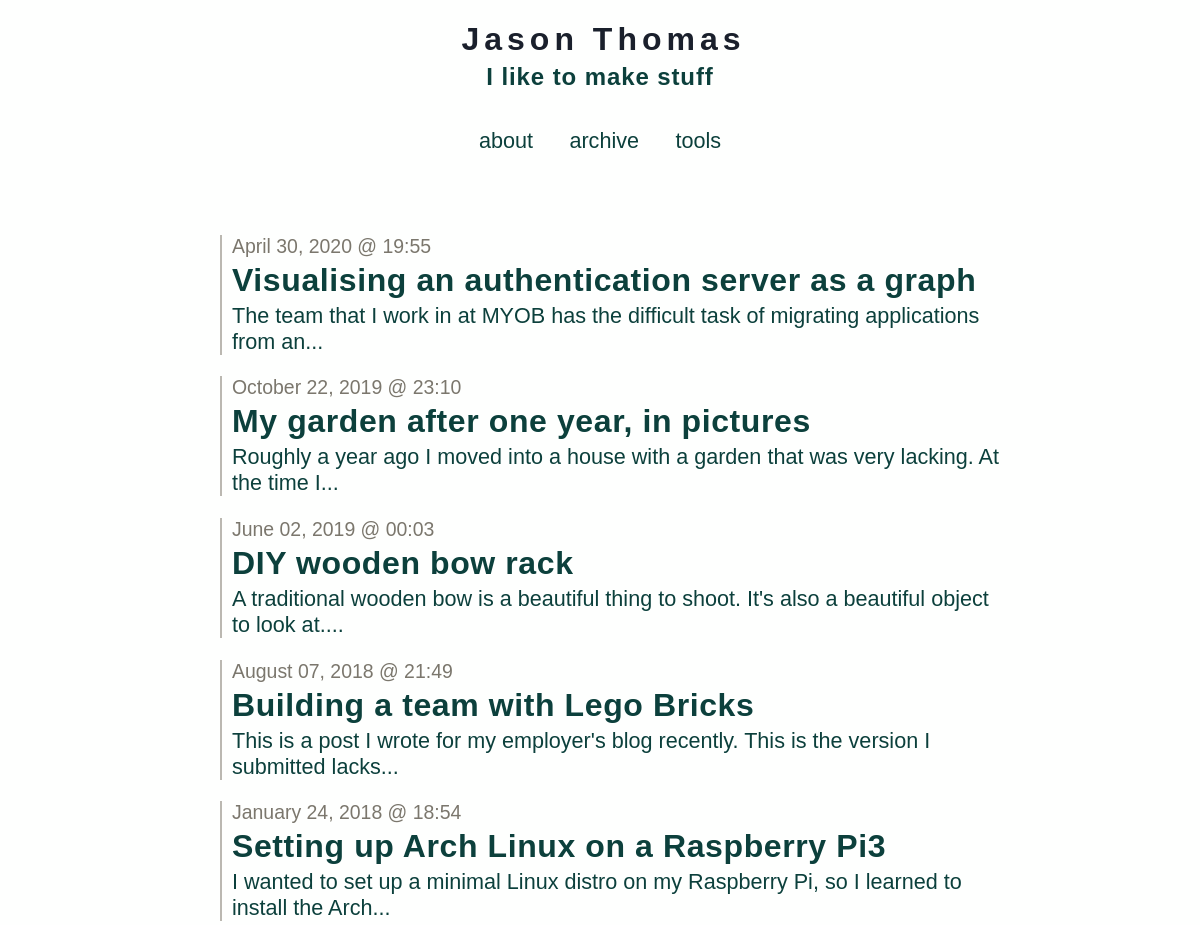
Page /archive (upper part) on the earlier database version.
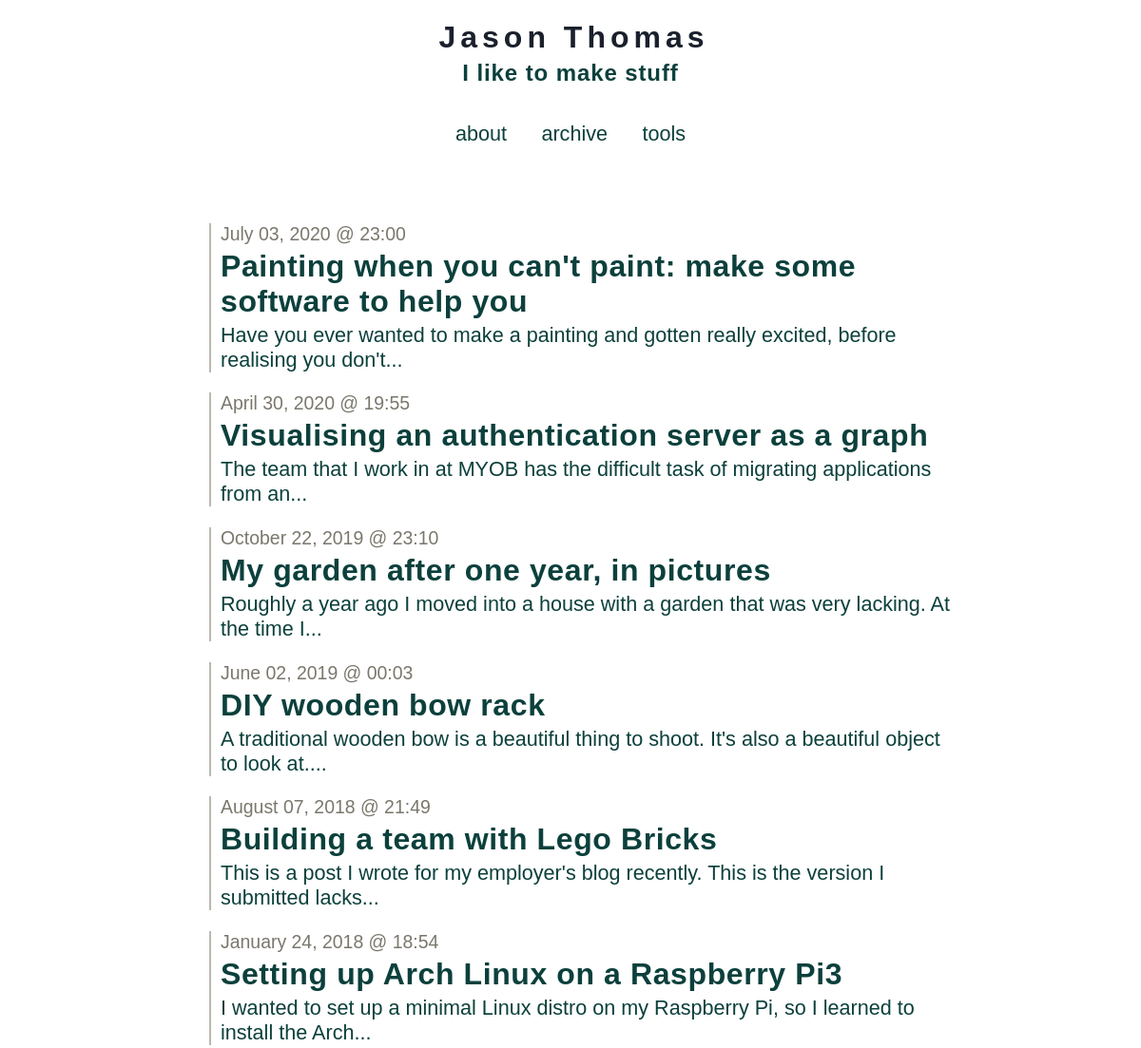
Same page on the later database version.
### tables this page shows
CREATE TABLE entries (
  id integer primary key autoincrement,
  entryDate date not null,
  title text not null,
  text text not null
);

### app.py (the view)
@app.route('/archive')
def show_archive():
    session.pop('logged_in', None)
    entries = getSqlRecords()
    return render_template('show_archive.html', entries=entries)

### app.py (called while the page is built)
def connect_db():
    return sqlite3.connect(app.config['DATABASE'])

def getSqlRecords():
    cursor = g.db.execute('select title, entryDate, text from entries order by id asc')
    entries = [dict(title=row[0], date=row[1], text=row[2]) for row in cursor.fetchall()]
    return entries

@app.before_request
def before_request():
    g.db = connect_db()

@app.teardown_request
def teardown_request(exception):
    db = getattr(g, 'db', None)
    if db is not None:
        db.close()

@app.after_request
def after_request(response):
    response.headers.set('X-Content-Type-Options', 'nosniff')
    response.headers.set('X-Frame-Options', 'DENY')
    response.headers.set('X-XSS-Protection', '1; mode=block')
    response.headers.set('Strict-Transport-Security', 'max-age=63072000')
    return response

### templates/show_archive.html
{% extends "layout.html" %}
{% block body %}
  <ul class=entries>
  {% set entry_length=entries|length %}
  {% if entry_length > 0 %}
    {% for entry in entries|reverse() %}
      {% set this_entry_i=entry_length-loop.index %}
      <li class=archiveLink value=><a href="/post?postNum={{this_entry_i}}"><p class=dateText>{{ entry.date|safe }}</p><h2>{{ entry.title }}</h2> <p>{{entry.text|striptags|truncate(100) }}</p></a>
    {% endfor %}
  {% else %}
    <li><em>Why not say something?</em>
  {% endif %}
  </ul>
{% endblock %}

### templates/layout.html (shortened to what this page needs)
<!doctype html>
<link rel="stylesheet" href="{{ url_for('static', filename='default.css') }}">
<link rel=stylesheet type=text/css href="{{ url_for('static', filename='style.css') }}">
<div class=topBanner>
  <a href="/">
    <h1>Jason Thomas</h1>
    <h4>I like to make stuff</h4>
  </a>
</div>
<div class=topLinks>
  <a href="{{ url_for('about') }}">about</a>
  <a href="{{ url_for('show_archive') }}">archive</a>
  <a href="{{ url_for('my_work') }}">tools</a>
</div>
<div class=page>
  {% block body %}{% endblock %}
</div>

### static/style.css (style rules this page uses)
a,h2,h3 { color: #0C403C; }
a:link { text-decoration: none; }
h1,h2,h3,h4 { letter-spacing: 0.6px; }
.page { margin: 3em auto; padding: .8em; max-width: 800px; }
.page a { text-decoration: underline; }
li { margin-bottom: 1em; list-style: none; padding-left:10px; border-left: 2px solid #BBB8B1; margin-left:10px; }
.archiveLink * { cursor:pointer; margin-bottom: 0.125em; margin-top: 0.125em; }
.archiveLink a { text-decoration: none; }
ul { padding-left:10px; }
.topBanner { width: 100%; text-align: center; cursor: pointer; }
.topBanner h1 { font-size: 4.0vh; margin-bottom:5px; letter-spacing:5px; margin-left:7px; color: #1A202C; }
.topBanner h4 { font-size: 3.0vh; letter-spacing:0.9px; margin-top:5px; color: #0C403C; }
.metanav, .topLinks { text-align: center; font-size: 0.9em; padding: 0.3em; }
.topLinks * { margin: 0.75em; margin-top: 0; }
.dateText { margin-bottom:0px; color: #7B776D; font-size:90%; }
h1 { font-size: 4.0vh; }
h2 { font-size: 4.0vh; }
h4 { font-size: 3.2vh; }
p, a, code, li { font-size: 2.7vh; }

Differences in the rows shown:
added entries: date "July 03, 2020 @ 23:00", title "Painting when you can't paint: make some software to help you", text "Have you ever wanted to make a painting and gotten really excited, before realising you don't..."
